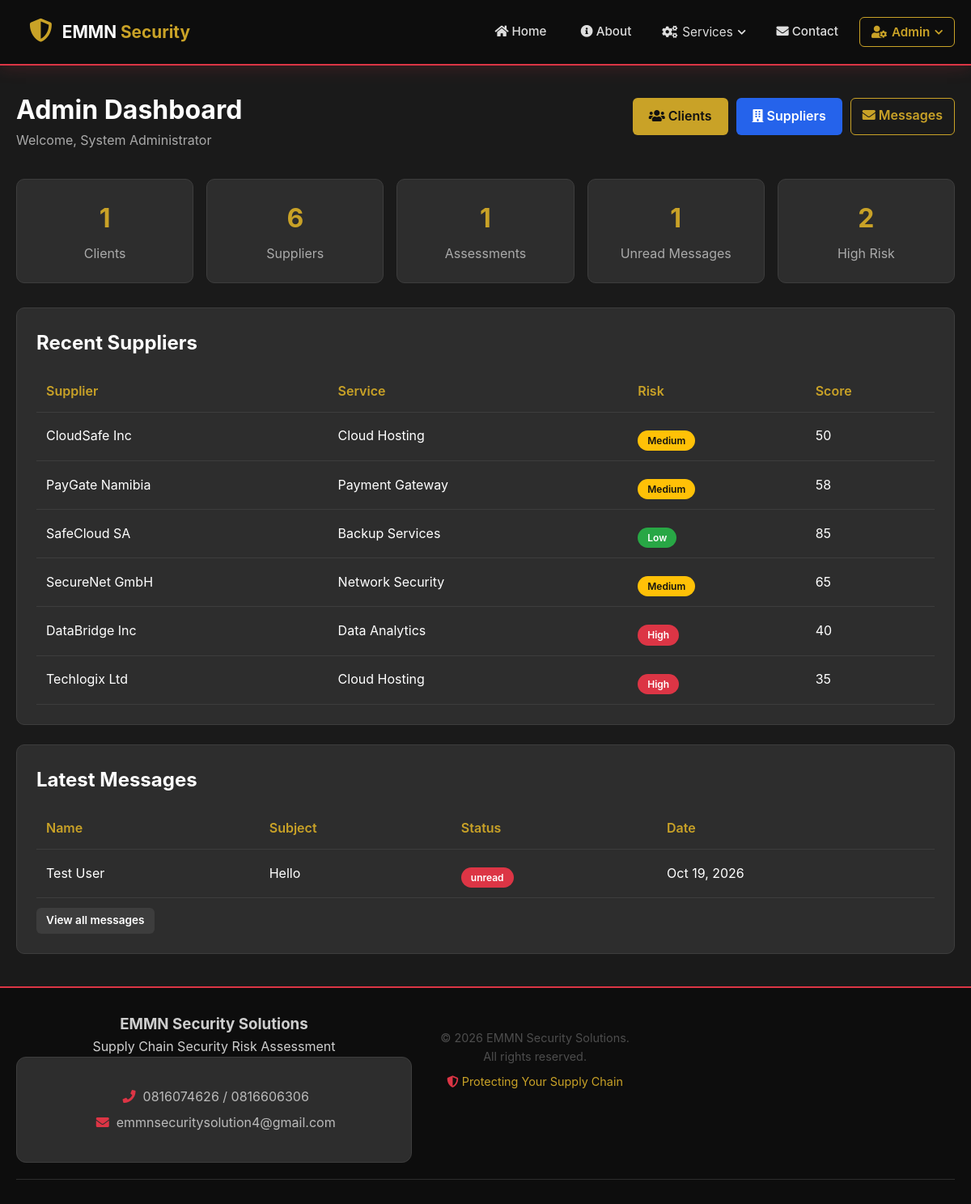
Page /admin/dashboard.php (signed in) on the committed database.
### tables this page shows
CREATE TABLE suppliers (
    id INTEGER PRIMARY KEY AUTOINCREMENT,
    client_id INTEGER NOT NULL,
    name VARCHAR(150) NOT NULL,
    service VARCHAR(150) DEFAULT NULL,
    contact_email VARCHAR(100) DEFAULT NULL,
    contact_phone VARCHAR(30) DEFAULT NULL,
    risk_level VARCHAR(20) DEFAULT 'Medium',
    risk_score INTEGER DEFAULT 50,
    status VARCHAR(20) DEFAULT 'pending',
    notes TEXT,
    created_at TEXT DEFAULT (datetime('now')),
    updated_at TEXT DEFAULT (datetime('now'))
);

CREATE TABLE messages (
    id INTEGER PRIMARY KEY AUTOINCREMENT,
    name VARCHAR(100) NOT NULL,
    email VARCHAR(100) NOT NULL,
    subject VARCHAR(200) DEFAULT NULL,
    message TEXT NOT NULL,
    status VARCHAR(20) DEFAULT 'unread',
    created_at TEXT DEFAULT (datetime('now'))
);

### config/helper.php (called while the page is built, shortened)
<?php
function formatDate($date, $format = 'M d, Y') {
    return date($format, strtotime($date));
}
function e($string) {
    return htmlspecialchars($string ?? '', ENT_QUOTES, 'UTF-8');
}
?>

### config/Database.php (called while the page is built, shortened)
<?php
try {
    if (USE_SQLITE) {
        $dsn = 'sqlite:' . SQLITE_PATH;
        $options = [
            PDO::ATTR_ERRMODE => PDO::ERRMODE_EXCEPTION,
            PDO::ATTR_DEFAULT_FETCH_MODE => PDO::FETCH_ASSOC,
            PDO::ATTR_EMULATE_PREPARES => false,
        ];
        $db = new PDO($dsn, null, null, $options);
        $db->exec('PRAGMA foreign_keys = ON');
    }
} catch (PDOException $e) {
    error_log('Database Connection Failed: ' . $e->getMessage());
    if (defined('DEBUG_MODE') && DEBUG_MODE) {
        die('Database Connection Failed: ' . $e->getMessage());
    } else {
        die('Unable to connect to the database. Please try again later.');
    }
}
function dbQuery($sql, $params = []) {
    global $db;
    try {
        $stmt = $db->prepare($sql);
        $stmt->execute($params);
        return $stmt;
    } catch (PDOException $e) {
        error_log('Query Error: ' . $e->getMessage());
        return false;
    }
}
function dbFetchAll($sql, $params = []) {
    $stmt = dbQuery($sql, $params);
    return $stmt ? $stmt->fetchAll() : [];
}
function dbFetchColumn($sql, $params = []) {
    $stmt = dbQuery($sql, $params);
    return $stmt ? $stmt->fetchColumn() : null;
}
function dbCount($table, $where = '1=1', $params = []) {
    return (int) dbFetchColumn("SELECT COUNT(*) FROM {$table} WHERE {$where}", $params);
}
?>

### public_html/admin/dashboard.php (the view, shortened to what this page needs)
<?php
$totalClients = dbCount('users', "role = 'client'");
$totalSuppliers = dbCount('suppliers');
$totalAssessments = dbCount('assessments');
$totalMessages = dbCount('messages', "status = 'unread'");
$highRisk = dbCount('suppliers', "risk_level IN ('High', 'Critical')");
$recentSuppliers = dbFetchAll('SELECT * FROM suppliers ORDER BY id DESC LIMIT 6');
$recentMessages = dbFetchAll("SELECT * FROM messages ORDER BY id DESC LIMIT 5");
?>
<?php include dirname(__DIR__) . '/includes/header.php'; ?>
<div class="container">
    <div class="page-title-row">
        <div>
            <h1>Admin Dashboard</h1>
            <p style="color:#aaa">Welcome, <?php echo e($_SESSION['full_name'] ?? 'Admin'); ?></p>
        </div>
        <div class="action-bar">
            <a href="client.php" class="btn-gold"><i class="fas fa-users"></i> Clients</a>
            <a href="suppliers.php" class="btn-blue"><i class="fas fa-building"></i> Suppliers</a>
            <a href="message.php" class="btn-outline-gold"><i class="fas fa-envelope"></i> Messages</a>
        </div>
    </div>
    <div class="stats-grid">
        <div class="stat-card"><div class="number"><?php echo $totalClients; ?></div><div class="label">Clients</div></div>
        <div class="stat-card"><div class="number"><?php echo $totalSuppliers; ?></div><div class="label">Suppliers</div></div>
        <div class="stat-card"><div class="number"><?php echo $totalAssessments; ?></div><div class="label">Assessments</div></div>
        <div class="stat-card"><div class="number"><?php echo $totalMessages; ?></div><div class="label">Unread Messages</div></div>
        <div class="stat-card"><div class="number"><?php echo $highRisk; ?></div><div class="label">High Risk</div></div>
    </div>
    <div class="card">
        <h2>Recent Suppliers</h2>
        <div class="table-wrap">
            <table>
                <thead><tr><th>Supplier</th><th>Service</th><th>Risk</th><th>Score</th></tr></thead>
                <tbody>
                <?php foreach ($recentSuppliers as $s): ?>
                    <tr>
                        <td><?php echo e($s['name']); ?></td>
                        <td><?php echo e($s['service']); ?></td>
                        <td><span class="badge <?php echo strtolower($s['risk_level']); ?>"><?php echo e($s['risk_level']); ?></span></td>
                        <td><?php echo (int)$s['risk_score']; ?></td>
                    </tr>
                <?php endforeach; ?>
                </tbody>
            </table>
        </div>
    </div>
    <div class="card">
        <h2>Latest Messages</h2>
        <div class="table-wrap">
            <table>
                <thead><tr><th>Name</th><th>Subject</th><th>Status</th><th>Date</th></tr></thead>
                <tbody>
                <?php foreach ($recentMessages as $m): ?>
                    <tr>
                        <td><?php echo e($m['name']); ?></td>
                        <td><?php echo e($m['subject'] ?: '—'); ?></td>
                        <td><span class="badge <?php echo $m['status']==='unread'?'high':'low'; ?>"><?php echo e($m['status']); ?></span></td>
                        <td><?php echo e(formatDate($m['created_at'])); ?></td>
                    </tr>
                <?php endforeach; ?>
                </tbody>
            </table>
        </div>
        <p style="margin-top:12px"><a href="message.php" class="btn-sm">View all messages</a></p>
    </div>
</div>
<?php include dirname(__DIR__) . '/includes/footer.php'; ?>

### public_html/assets/css/style.css (style rules this page uses)
:root { --dark: #1a1a1a; --darker: #0d0d0d; --dark-gray: #2d2d2d; --medium-gray: #3d3d3d; --light-gray: #4d4d4d; --white: #ffffff; --red: #dc3545; --red-dark: #a71d2a; --red-light: #ff4757; --risk-low: #28a745; --risk-medium: #ffc107; --risk-high: #dc3545; --risk-critical: #a71d2a; --risk-info: #17a2b8; --font-primary: 'Inter', -apple-system, BlinkMacSystemFont, 'Segoe UI', Roboto, Oxygen, Ubuntu, sans-serif; --font-display: 'Playfair Display', serif; --shadow: 0 4px 20px rgba(0, 0, 0, 0.5); --shadow-light: 0 2px 10px rgba(0, 0, 0, 0.3); --shadow-hover: 0 8px 30px rgba(220, 53, 69, 0.15); --transition: all 0.3s ease; }
* { margin: 0; padding: 0; box-sizing: border-box; }
body { font-family: var(--font-primary); line-height: 1.6; color: var(--white); background: var(--dark); }
.container { max-width: 1200px; margin: 0 auto; padding: 0 20px; }
.btn-sm { padding: 6px 16px; font-size: 0.85rem; }
.badge { display: inline-block; padding: 3px 12px; border-radius: 50px; font-size: 0.75rem; font-weight: 600; margin-top: 10px; }
.stats-grid { display: grid; grid-template-columns: repeat(auto-fit, minmax(200px, 1fr)); gap: 20px; margin: 30px 0; }
.stat-card { background: var(--dark-gray); padding: 20px; border-radius: 12px; text-align: center; border: 1px solid var(--medium-gray); transition: var(--transition); }
:root { --emmn-gold: #c9a227; --emmn-blue: #1e3a5f; }
.btn-gold, .btn-blue, .btn-outline-gold, .btn-sm, .btn-primary { display: inline-block; padding: 10px 20px; border-radius: 6px; text-decoration: none; font-weight: 600; border: none; cursor: pointer; transition: var(--transition); }
.btn-gold { background: var(--emmn-gold); color: #111; }
.btn-blue { background: #2563eb; color: #fff; }
.btn-outline-gold { background: transparent; border: 1px solid var(--emmn-gold); color: var(--emmn-gold); padding: 8px 14px; }
.btn-sm { background: var(--medium-gray); color: #fff; padding: 5px 12px; font-size: 0.85rem; }
.badge.high, .badge.critical { background: var(--risk-high); color: #fff; }
.badge.medium { background: var(--risk-medium); color: #111; }
.badge.low, .badge.active { background: var(--risk-low); color: #fff; }
.stats-grid { display: grid; grid-template-columns: repeat(auto-fit, minmax(160px, 1fr)); gap: 16px; margin: 30px 0; }
.stat-card { background: var(--dark-gray); border: 1px solid var(--medium-gray); border-radius: 10px; padding: 22px; text-align: center; }
.stat-card .number { font-size: 2rem; font-weight: 700; color: var(--emmn-gold); }
.stat-card .label { color: #aaa; margin-top: 6px; }
.card { background: var(--dark-gray); border: 1px solid var(--medium-gray); border-radius: 10px; padding: 24px; margin-bottom: 24px; }
.card h2 { margin-bottom: 16px; }
.table-wrap { overflow-x: auto; }
table { width: 100%; border-collapse: collapse; }
th, td { padding: 12px; text-align: left; border-bottom: 1px solid var(--medium-gray); }
th { color: var(--emmn-gold); font-weight: 600; }
.action-bar { display: flex; gap: 10px; flex-wrap: wrap; margin: 16px 0 24px; }
.page-title-row { display: flex; justify-content: space-between; align-items: center; flex-wrap: wrap; gap: 12px; margin: 24px 0 16px; }

### rows in the picture
suppliers: name "CloudSafe Inc", service "Cloud Hosting", risk_level "Medium", risk_score "50"
suppliers: name "PayGate Namibia", service "Payment Gateway", risk_level "Medium", risk_score "58"
suppliers: name "SafeCloud SA", service "Backup Services", risk_level "Low", risk_score "85"
suppliers: name "SecureNet GmbH", service "Network Security", risk_level "Medium", risk_score "65"
suppliers: name "DataBridge Inc", service "Data Analytics", risk_level "High", risk_score "40"
suppliers: name "Techlogix Ltd", service "Cloud Hosting", risk_level "High", risk_score "35"
messages: name "Test User", subject "Hello", status "unread", created_at "Oct 19, 2026"

### other values in the picture
$_SESSION['full_name'] "System Administrator"
$totalClients "1"
$totalSuppliers "6"
$totalAssessments "1"
$totalMessages "1"
$highRisk "2"
COMPANY_NAME "EMMN Security Solutions"
CONTACT_PHONE_1 "0816074626"
CONTACT_PHONE_2 "0816606306"
CONTACT_EMAIL "emmnsecuritysolution4@gmail.com"
